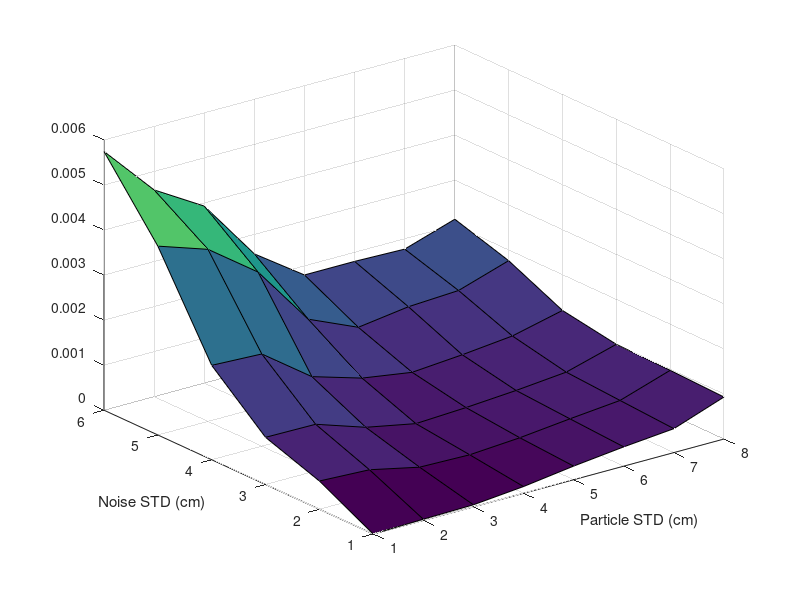

Recreate this plot in MATLAB. (Note: this script raises an error after producing the figure.)



compare = 0;

if compare == 0

    load('PF35v15Full6');
    %load('PF20Full4_noMean');
    
    surf(results(:,:,1)./2);
    

    
    %testPfStd = testPfStd.*100;
    %remove = [];
    %for i=1:size(testPfStd,2)
    %    if(mod(i,2) == 0)
    %        remove = [remove i];
    %    end
    %end
    %testPfStd(remove) = [];
    indexes = [];

    %for i=1:size(testPfStd,2)    
    %    if(mod(i,6) == 0)
    %        indexes = [indexes i];
    %    elseif(i == size(testPfStd,2))
    %        indexes = [indexes i];
    %    end
    %end

    ylabel('Noise STD (cm)');
    xlabel('Particle STD (cm)');
    set(gca,'XTick',[1:size(testPfStd,2)]);
    set(gca,'XTickLabels',testPfStd);

    set(gca,'YTick',[1:size(testNoise,2)]);
    set(gca,'YTickLabels',testNoise);
    %testNoise(choice)
    %testPfStdLabel = num2Str(testPfStd);
    
    data = sum(sum(results,1),2);
    data

else
%load('PF20Test12_noMean')

load('PF20Full4_noMean')


%resultsHigher = results; 
%testPfStdHigher = testPfStd; 
%load('PF20Test12_noMean')
%sz = size(testPfStdHigher,2);

%results = [results resultsHigher(:,2:sz,:)];

%testPfStd = [testPfStd testPfStdHigher(2:sz) ];

%limit = results(4,1);

%bottomLimit = results(2,1);

    mini = min(min(min(results)));
%{
    for k=1:size(results,3)    
        for i=1:size(results,1)    
            for j=1:size(results,2)
                if(results(i,j,k) > results(2,1,k))
                    results(i,j,k) = results(2,1,k) ;
                end

            end
        end
    end
  %}  
    hold on;

    h1 = surf(results(:,:,1));
    h2 = surf(results(:,:,2));
    h3 = surf(results(:,:,3));
    h4 = surf(results(:,:,4));
    set(h1,'facealpha',0);
    set(h2,'facealpha',0.5);
    set(h3,'facealpha',0);
    set(h4,'facealpha',1);


    hold off;
    ylabel('Noise STD (cm)');

    legend(num2str(testPfType(1)),num2str(testPfType(2)),num2str(testPfType(3)),num2str(testPfType(4)));

    %testPfStd = testPfStd.*100;
    %remove = [];
    %for i=1:size(testPfStd,2)
    %    if(mod(i,2) == 0)
    %        remove = [remove i];
    %    end
    %end
    %testPfStd(remove) = [];
    indexes = [];

    %for i=1:size(testPfStd,2)    
    %    if(mod(i,6) == 0)
    %        indexes = [indexes i];
    %    elseif(i == size(testPfStd,2))
    %        indexes = [indexes i];
    %    end
    %end

    xlabel('Particle STD (cm)');
    %set(gca,'XTick',testPfStd);
    set(gca,'XTickLabels',testPfStd);
    set(gca,'YTickLabels',testNoise);
    %testPfStdLabel = num2Str(testPfStd);
    sum(sum(results,1),2)
end


